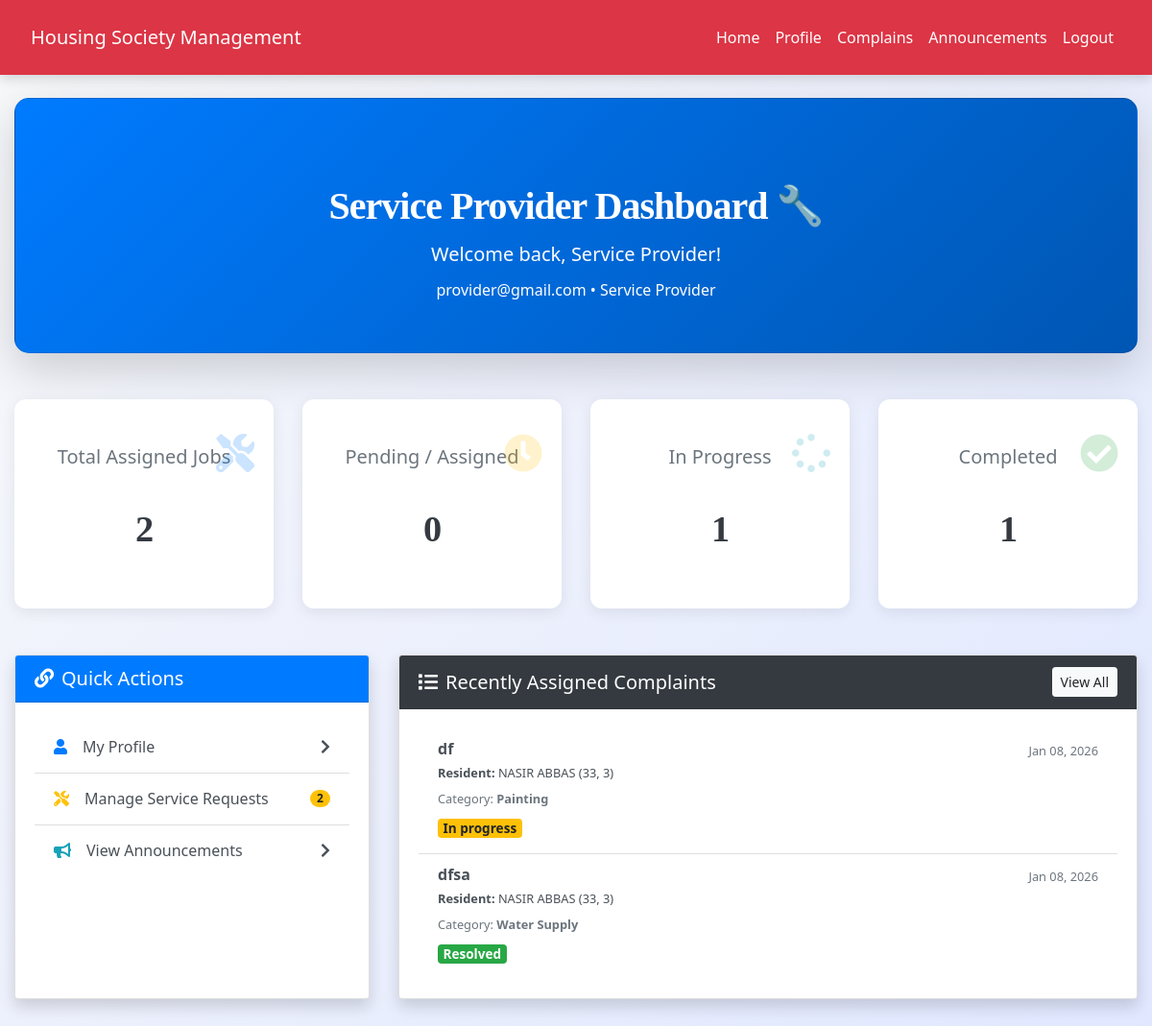
The page /service_provider/dashboard.php (signed in) on the database its author committed.
### tables this page shows
CREATE TABLE `complaints` (
  `id` int(11) NOT NULL,
  `resident_id` int(11) NOT NULL,
  `service_provider_id` int(11) DEFAULT NULL,
  `title` varchar(200) NOT NULL,
  `description` text NOT NULL,
  `category` varchar(100) DEFAULT NULL,
  `status` enum('open','assigned','in_progress','resolved','closed') DEFAULT 'open',
  `created_at` timestamp NOT NULL DEFAULT current_timestamp(),
  `resolved_at` timestamp NULL DEFAULT NULL
);

CREATE TABLE `users` (
  `id` int(11) NOT NULL,
  `full_name` varchar(100) NOT NULL,
  `email` varchar(100) NOT NULL,
  `phone` varchar(20) DEFAULT NULL,
  `password` varchar(255) NOT NULL,
  `role` enum('admin','resident','service_provider') NOT NULL,
  `address` text DEFAULT NULL,
  `profile_picture` varchar(255) DEFAULT NULL,
  `status` enum('active','inactive','pending') DEFAULT 'pending',
  `house_no` varchar(20) DEFAULT NULL,
  `block` varchar(20) DEFAULT NULL,
  `service_type` varchar(50) DEFAULT NULL,
  `experience_years` int(11) DEFAULT NULL,
  `created_at` timestamp NOT NULL DEFAULT current_timestamp(),
  `updated_at` timestamp NOT NULL DEFAULT current_timestamp() ON UPDATE current_timestamp()
);

### service_provider/dashboard.php (the view, shortened to what this page needs)
<?php
include('../config.php');
$service_provider_id = $_SESSION["id"];
$full_name = $_SESSION["full_name"];
$email = $_SESSION["email"];
$service_type = $_SESSION["service_type"] ?? 'Service Provider';
$total_assigned = mysqli_fetch_assoc(mysqli_query($conn, "
    SELECT COUNT(*) as count
    FROM complaints
    WHERE service_provider_id = '$service_provider_id'
"))['count'];
$in_progress = mysqli_fetch_assoc(mysqli_query($conn, "
    SELECT COUNT(*) as count
    FROM complaints
    WHERE service_provider_id = '$service_provider_id' AND status = 'in_progress'
"))['count'];
$resolved = mysqli_fetch_assoc(mysqli_query($conn, "
    SELECT COUNT(*) as count
    FROM complaints
    WHERE service_provider_id = '$service_provider_id' AND status IN ('resolved', 'closed')
"))['count'];
$pending_work = mysqli_fetch_assoc(mysqli_query($conn, "
    SELECT COUNT(*) as count
    FROM complaints
    WHERE service_provider_id = '$service_provider_id' AND status = 'assigned'
"))['count'];
$recent_complaints = mysqli_query($conn, "
    SELECT c.id, c.title, c.category, c.status, c.created_at, u.full_name as resident_name, u.house_no, u.block
    FROM complaints c
    JOIN users u ON c.resident_id = u.id
    WHERE c.service_provider_id = '$service_provider_id'
    ORDER BY c.created_at DESC
    LIMIT 6
");
?>
<!DOCTYPE html>
<html lang="en">
<head>
    <link rel="stylesheet" href="https://maxcdn.bootstrapcdn.com/bootstrap/4.5.2/css/bootstrap.min.css">
    <link rel="stylesheet" href="https://cdnjs.cloudflare.com/ajax/libs/font-awesome/5.15.4/css/all.min.css">
    <link rel="stylesheet" href="../css/style.css">
</head>
<body>
<?php include('navbar.php'); ?>
<div class="container-fluid mt-4 pb-5">
    <div class="card welcome-card mb-5 shadow-lg">
        <div class="card-body text-center py-5">
            <h1 class="display-5 mb-2 font-weight-bold text-white">Service Provider Dashboard 🔧</h1>
            <p class="lead mb-0">
                Welcome back, <strong><?= htmlspecialchars($full_name); ?></strong>!<br>
                <small><?= htmlspecialchars($email); ?> • <?= htmlspecialchars($service_type); ?></small>
            </p>
        </div>
    </div>
    <div class="row mb-4">
        <div class="col-md-6 col-lg-3 mb-4">
            <div class="card stat-card position-relative overflow-hidden bg-white">
                <div class="stat-icon text-primary"><i class="fas fa-tools"></i></div>
                <div class="card-body text-center pt-5">
                    <h5 class="text-muted">Total Assigned Jobs</h5>
                    <h3 class="stat-value"><?= $total_assigned; ?></h3>
                </div>
            </div>
        </div>
        <div class="col-md-6 col-lg-3 mb-4">
            <div class="card stat-card position-relative overflow-hidden bg-white">
                <div class="stat-icon text-warning"><i class="fas fa-clock"></i></div>
                <div class="card-body text-center pt-5">
                    <h5 class="text-muted">Pending / Assigned</h5>
                    <h3 class="stat-value"><?= $pending_work; ?></h3>
                </div>
            </div>
        </div>
        <div class="col-md-6 col-lg-3 mb-4">
            <div class="card stat-card position-relative overflow-hidden bg-white">
                <div class="stat-icon text-info"><i class="fas fa-spinner"></i></div>
                <div class="card-body text-center pt-5">
                    <h5 class="text-muted">In Progress</h5>
                    <h3 class="stat-value"><?= $in_progress; ?></h3>
                </div>
            </div>
        </div>
        <div class="col-md-6 col-lg-3 mb-4">
            <div class="card stat-card position-relative overflow-hidden bg-white">
                <div class="stat-icon text-success"><i class="fas fa-check-circle"></i></div>
                <div class="card-body text-center pt-5">
                    <h5 class="text-muted">Completed</h5>
                    <h3 class="stat-value"><?= $resolved; ?></h3>
                </div>
            </div>
        </div>
    </div>
    <div class="row">
        <div class="col-lg-4 mb-4">
            <div class="card shadow h-100">
                <div class="card-header bg-primary text-white">
                    <h5 class="mb-0"><i class="fas fa-link mr-2"></i>Quick Actions</h5>
                </div>
                <div class="card-body">
                    <div class="list-group list-group-flush">
                        <a href="profile.php" class="list-group-item list-group-item-action d-flex justify-content-between align-items-center">
                            <span><i class="fas fa-user mr-3 text-primary"></i>My Profile</span>
                            <i class="fas fa-chevron-right"></i>
                        </a>
                        <a href="complains.php" class="list-group-item list-group-item-action d-flex justify-content-between align-items-center">
                            <span><i class="fas fa-tools mr-3 text-warning"></i>Manage Service Requests</span>
                            <span class="badge badge-warning badge-pill"><?= $total_assigned ?></span>
                        </a>
                        <a href="announcements.php" class="list-group-item list-group-item-action d-flex justify-content-between align-items-center">
                            <span><i class="fas fa-bullhorn mr-3 text-info"></i>View Announcements</span>
                            <i class="fas fa-chevron-right"></i>
                        </a>
                    </div>
                </div>
            </div>
        </div>
        <div class="col-lg-8 mb-4">
            <div class="card shadow h-100">
                <div class="card-header bg-dark text-white d-flex justify-content-between align-items-center">
                    <h5 class="mb-0"><i class="fas fa-list mr-2"></i>Recently Assigned Complaints</h5>
                    <a href="complains.php" class="btn btn-light btn-sm">View All</a>
                </div>
                <div class="card-body complaint-list">
                    <?php if ($recent_complaints->num_rows > 0): ?>
                        <div class="list-group list-group-flush">
                            <?php while ($comp = $recent_complaints->fetch_assoc()): ?>
                                <?php
                                $status_class = $comp['status'] === 'in_progress' ? 'warning' :
                                    ($comp['status'] === 'assigned' ? 'info' :
                                        ($comp['status'] === 'resolved' || $comp['status'] === 'closed' ? 'success' : 'secondary'));
                                ?>
                                <div class="list-group-item list-group-item-action">
                                    <div class="d-flex w-100 justify-content-between">
                                        <h6 class="mb-1 font-weight-bold"><?= htmlspecialchars($comp['title']); ?></h6>
                                        <small class="text-muted"><?= date('M d, Y', strtotime($comp['created_at'])); ?></small>
                                    </div>
                                    <p class="mb-1 small">
                                        <strong>Resident:</strong> <?= htmlspecialchars($comp['resident_name']); ?>
                                        (<?= htmlspecialchars($comp['house_no'] . ', ' . $comp['block']); ?>)
                                    </p>
                                    <p class="mb-1 small text-muted">
                                        Category: <strong><?= htmlspecialchars($comp['category'] ?? 'General'); ?></strong>
                                    </p>
                                    <span class="badge badge-<?= $status_class ?> badge-status">
                                        <?= ucfirst(str_replace('_', ' ', $comp['status'])); ?>
                                    </span>
                                </div>
                            <?php endwhile; ?>
                        </div>
                    <?php endif; ?>
                </div>
            </div>
        </div>
    </div>
</div>
</body>
</html>

### css/style.css (style rules this page uses)
:root { --primary: #007bff; --secondary: #6c757d; --success: #28a745; --info: #17a2b8; --warning: #ffc107; --danger: #dc3545; --light: #f8f9fa; --dark: #2d3436; --accent: #ff6f61; --highlight: #6f42c1; --shadow: rgba(0, 0, 0, 0.15); --transition: all 0.3s ease-in-out; }
body { font-family: 'Inter', 'Segoe UI', Tahoma, Geneva, Verdana, sans-serif; background: linear-gradient(135deg, var(--light) 0%, #e0e7ff 100%); color: var(--dark); line-height: 1.8; margin: 0; padding: 0; min-height: 100vh; font-size: 16px; }
h1, h2, h3, h4 { text-align: center; margin: 2.5rem 0; font-family: 'Georgia', 'Times New Roman', serif; color: var(--dark); font-weight: 700; letter-spacing: -0.025em; }
h1 { font-size: 2.5rem; }
h3 { font-size: 1.75rem; }
a { color: var(--primary); text-decoration: none; font-weight: 500; transition: var(--transition); }

### service_provider/dashboard.php (style rules this page uses)
:root { --primary: #007bff; --success: #28a745; --warning: #ffc107; --danger: #dc3545; --info: #17a2b8; --dark: #343a40; --light: #f8f9fa; }
body { background-color: var(--light); font-family: 'Segoe UI', sans-serif; }
.welcome-card { background: linear-gradient(135deg, #007bff, #0056b3); color: white; border-radius: 15px; box-shadow: 0 10px 30px rgba(0, 123, 255, 0.3); }
.stat-card { border-radius: 12px; box-shadow: 0 4px 15px rgba(0, 0, 0, 0.08); transition: all 0.3s ease; border: none; }
.stat-icon { font-size: 2.5rem; opacity: 0.2; position: absolute; right: 20px; top: 20px; }
.stat-value { font-size: 2.4rem; font-weight: 700; color: var(--dark); }
.complaint-list { max-height: 420px; overflow-y: auto; }
.badge-status { font-size: 0.85rem; }

### rows shown on the page
complaints: title "df", created_at "Jan 08, 2026", resident.full_name "NASIR ABBAS", resident.block "33, 3", category "Painting", status "In progress"
complaints: title "dfsa", created_at "Jan 08, 2026", resident.full_name "NASIR ABBAS", resident.block "33, 3", category "Water Supply", status "Resolved"

### other values the page prints
$full_name "Service Provider"
$email "provider@gmail.com"
$service_type "Service Provider"
$total_assigned "2"
$pending_work "0"
$in_progress "1"
$resolved "1"
